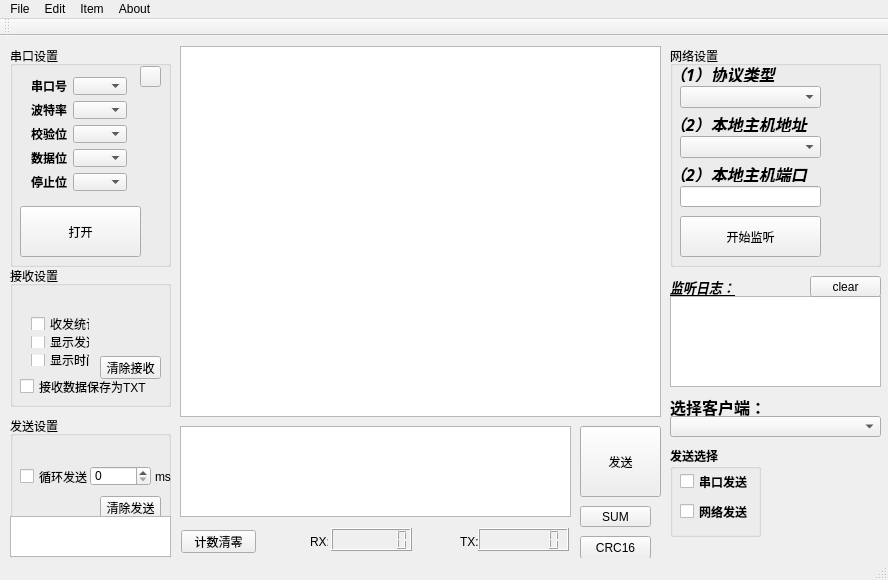
<?xml version="1.0" encoding="UTF-8"?>
<ui version="4.0">
 <class>UartAssist</class>
 <widget class="QMainWindow" name="UartAssist">
  <property name="geometry">
   <rect>
    <x>0</x>
    <y>0</y>
    <width>888</width>
    <height>580</height>
   </rect>
  </property>
  <property name="windowTitle">
   <string>UartAssist</string>
  </property>
  <widget class="QWidget" name="centralWidget">
   <widget class="QGroupBox" name="groupBox">
    <property name="geometry">
     <rect>
      <x>10</x>
      <y>10</y>
      <width>161</width>
      <height>221</height>
     </rect>
    </property>
    <property name="title">
     <string>串口设置</string>
    </property>
    <widget class="QPushButton" name="openSerialPortButton">
     <property name="geometry">
      <rect>
       <x>10</x>
       <y>160</y>
       <width>121</width>
       <height>51</height>
      </rect>
     </property>
     <property name="text">
      <string>打开</string>
     </property>
     <property name="icon">
      <iconset>
       <normaloff>../Resources/open_48px.png</normaloff>../Resources/open_48px.png</iconset>
     </property>
     <property name="iconSize">
      <size>
       <width>48</width>
       <height>48</height>
      </size>
     </property>
    </widget>
    <widget class="QWidget" name="layoutWidget">
     <property name="geometry">
      <rect>
       <x>10</x>
       <y>20</y>
       <width>118</width>
       <height>136</height>
      </rect>
     </property>
     <layout class="QVBoxLayout" name="verticalLayout">
      <item>
       <layout class="QHBoxLayout" name="horizontalLayout">
        <item>
         <widget class="QLabel" name="label">
          <property name="font">
           <font>
            <weight>75</weight>
            <bold>true</bold>
           </font>
          </property>
          <property name="text">
           <string>串口号</string>
          </property>
         </widget>
        </item>
        <item>
         <widget class="QComboBox" name="serialPortcomboBox">
          <property name="sizePolicy">
           <sizepolicy hsizetype="Expanding" vsizetype="Fixed">
            <horstretch>0</horstretch>
            <verstretch>0</verstretch>
           </sizepolicy>
          </property>
         </widget>
        </item>
       </layout>
      </item>
      <item>
       <layout class="QHBoxLayout" name="horizontalLayout_2">
        <item>
         <widget class="QLabel" name="label_2">
          <property name="font">
           <font>
            <weight>75</weight>
            <bold>true</bold>
           </font>
          </property>
          <property name="text">
           <string>波特率</string>
          </property>
         </widget>
        </item>
        <item>
         <widget class="QComboBox" name="BaudRatecomboBox">
          <property name="sizePolicy">
           <sizepolicy hsizetype="Expanding" vsizetype="Fixed">
            <horstretch>0</horstretch>
            <verstretch>0</verstretch>
           </sizepolicy>
          </property>
         </widget>
        </item>
       </layout>
      </item>
      <item>
       <layout class="QHBoxLayout" name="horizontalLayout_3">
        <item>
         <widget class="QLabel" name="label_3">
          <property name="font">
           <font>
            <weight>75</weight>
            <bold>true</bold>
           </font>
          </property>
          <property name="text">
           <string>校验位</string>
          </property>
         </widget>
        </item>
        <item>
         <widget class="QComboBox" name="ParityWidthcomboBox">
          <property name="sizePolicy">
           <sizepolicy hsizetype="Expanding" vsizetype="Fixed">
            <horstretch>0</horstretch>
            <verstretch>0</verstretch>
           </sizepolicy>
          </property>
         </widget>
        </item>
       </layout>
      </item>
      <item>
       <layout class="QHBoxLayout" name="horizontalLayout_4">
        <item>
         <widget class="QLabel" name="label_4">
          <property name="font">
           <font>
            <weight>75</weight>
            <bold>true</bold>
           </font>
          </property>
          <property name="text">
           <string>数据位</string>
          </property>
         </widget>
        </item>
        <item>
         <widget class="QComboBox" name="DataWidthcomboBox">
          <property name="sizePolicy">
           <sizepolicy hsizetype="Expanding" vsizetype="Fixed">
            <horstretch>0</horstretch>
            <verstretch>0</verstretch>
           </sizepolicy>
          </property>
         </widget>
        </item>
       </layout>
      </item>
      <item>
       <layout class="QHBoxLayout" name="horizontalLayout_5">
        <item>
         <widget class="QLabel" name="label_5">
          <property name="font">
           <font>
            <weight>75</weight>
            <bold>true</bold>
           </font>
          </property>
          <property name="text">
           <string>停止位</string>
          </property>
         </widget>
        </item>
        <item>
         <widget class="QComboBox" name="StopWidthcomboBox">
          <property name="sizePolicy">
           <sizepolicy hsizetype="Expanding" vsizetype="Fixed">
            <horstretch>0</horstretch>
            <verstretch>0</verstretch>
           </sizepolicy>
          </property>
         </widget>
        </item>
       </layout>
      </item>
     </layout>
    </widget>
    <widget class="QPushButton" name="RefreshBtn">
     <property name="geometry">
      <rect>
       <x>130</x>
       <y>20</y>
       <width>21</width>
       <height>21</height>
      </rect>
     </property>
     <property name="cursor">
      <cursorShape>OpenHandCursor</cursorShape>
     </property>
     <property name="toolTip">
      <string>&lt;html&gt;&lt;head/&gt;&lt;body&gt;&lt;p&gt;&lt;span style=&quot; color:#ff00ff;&quot;&gt;关闭串口并刷新列表&lt;/span&gt;&lt;/p&gt;&lt;/body&gt;&lt;/html&gt;</string>
     </property>
     <property name="text">
      <string/>
     </property>
     <property name="icon">
      <iconset>
       <normaloff>../Resources/refresh_32px_1133650.png</normaloff>../Resources/refresh_32px_1133650.png</iconset>
     </property>
    </widget>
   </widget>
   <widget class="QGroupBox" name="groupBox_2">
    <property name="geometry">
     <rect>
      <x>10</x>
      <y>230</y>
      <width>161</width>
      <height>141</height>
     </rect>
    </property>
    <property name="title">
     <string>接收设置</string>
    </property>
    <widget class="QWidget" name="layoutWidget">
     <property name="geometry">
      <rect>
       <x>10</x>
       <y>20</y>
       <width>121</width>
       <height>21</height>
      </rect>
     </property>
     <layout class="QHBoxLayout" name="horizontalLayout_6">
      <item>
       <widget class="QRadioButton" name="ASCIIRadio">
        <property name="text">
         <string>ACSII</string>
        </property>
       </widget>
      </item>
      <item>
       <widget class="QRadioButton" name="HexRadio">
        <property name="text">
         <string>HEX</string>
        </property>
       </widget>
      </item>
     </layout>
    </widget>
    <widget class="QPushButton" name="clear">
     <property name="geometry">
      <rect>
       <x>90</x>
       <y>90</y>
       <width>61</width>
       <height>23</height>
      </rect>
     </property>
     <property name="cursor">
      <cursorShape>PointingHandCursor</cursorShape>
     </property>
     <property name="text">
      <string>清除接收</string>
     </property>
    </widget>
    <widget class="QWidget" name="layoutWidget">
     <property name="geometry">
      <rect>
       <x>10</x>
       <y>40</y>
       <width>81</width>
       <height>71</height>
      </rect>
     </property>
     <layout class="QVBoxLayout" name="verticalLayout_2">
      <item>
       <widget class="QCheckBox" name="CalSendWriteInfo">
        <property name="text">
         <string>收发统计</string>
        </property>
       </widget>
      </item>
      <item>
       <widget class="QCheckBox" name="ShowSend">
        <property name="text">
         <string>显示发送</string>
        </property>
       </widget>
      </item>
      <item>
       <widget class="QCheckBox" name="ShowTime">
        <property name="text">
         <string>显示时间</string>
        </property>
       </widget>
      </item>
     </layout>
    </widget>
    <widget class="QCheckBox" name="SaveRecDataToTxtFile">
     <property name="geometry">
      <rect>
       <x>10</x>
       <y>110</y>
       <width>131</width>
       <height>21</height>
      </rect>
     </property>
     <property name="text">
      <string>接收数据保存为TXT</string>
     </property>
    </widget>
   </widget>
   <widget class="QGroupBox" name="groupBox_3">
    <property name="geometry">
     <rect>
      <x>10</x>
      <y>380</y>
      <width>161</width>
      <height>151</height>
     </rect>
    </property>
    <property name="title">
     <string>发送设置</string>
    </property>
    <widget class="QWidget" name="layoutWidget">
     <property name="geometry">
      <rect>
       <x>10</x>
       <y>20</y>
       <width>121</width>
       <height>21</height>
      </rect>
     </property>
     <layout class="QHBoxLayout" name="horizontalLayout_7">
      <item>
       <widget class="QRadioButton" name="ASCIIRadio_Recieve">
        <property name="text">
         <string>ACSII</string>
        </property>
       </widget>
      </item>
      <item>
       <widget class="QRadioButton" name="HexRadio_Receive">
        <property name="text">
         <string>HEX</string>
        </property>
       </widget>
      </item>
     </layout>
    </widget>
    <widget class="QPushButton" name="cleanSendBtn">
     <property name="geometry">
      <rect>
       <x>90</x>
       <y>80</y>
       <width>61</width>
       <height>23</height>
      </rect>
     </property>
     <property name="cursor">
      <cursorShape>PointingHandCursor</cursorShape>
     </property>
     <property name="text">
      <string>清除发送</string>
     </property>
    </widget>
    <widget class="QCheckBox" name="check_Repeat">
     <property name="geometry">
      <rect>
       <x>10</x>
       <y>50</y>
       <width>71</width>
       <height>21</height>
      </rect>
     </property>
     <property name="text">
      <string>循环发送</string>
     </property>
    </widget>
    <widget class="QSpinBox" name="spinBox">
     <property name="geometry">
      <rect>
       <x>80</x>
       <y>50</y>
       <width>61</width>
       <height>20</height>
      </rect>
     </property>
    </widget>
    <widget class="QLabel" name="label_6">
     <property name="geometry">
      <rect>
       <x>145</x>
       <y>50</y>
       <width>21</width>
       <height>21</height>
      </rect>
     </property>
     <property name="text">
      <string>ms</string>
     </property>
    </widget>
    <widget class="QTextBrowser" name="textBrowserLog">
     <property name="geometry">
      <rect>
       <x>0</x>
       <y>100</y>
       <width>161</width>
       <height>41</height>
      </rect>
     </property>
    </widget>
    <zorder>check_Repeat</zorder>
    <zorder>spinBox</zorder>
    <zorder>label_6</zorder>
    <zorder>layoutWidget</zorder>
    <zorder>cleanSendBtn</zorder>
    <zorder>textBrowserLog</zorder>
   </widget>
   <widget class="QPushButton" name="sendBtn">
    <property name="geometry">
     <rect>
      <x>580</x>
      <y>390</y>
      <width>81</width>
      <height>71</height>
     </rect>
    </property>
    <property name="cursor">
     <cursorShape>PointingHandCursor</cursorShape>
    </property>
    <property name="text">
     <string>发送</string>
    </property>
   </widget>
   <widget class="QTextEdit" name="SendtextEdit">
    <property name="geometry">
     <rect>
      <x>180</x>
      <y>390</y>
      <width>391</width>
      <height>91</height>
     </rect>
    </property>
   </widget>
   <widget class="QPushButton" name="SUMBtn">
    <property name="geometry">
     <rect>
      <x>580</x>
      <y>470</y>
      <width>71</width>
      <height>21</height>
     </rect>
    </property>
    <property name="text">
     <string>SUM</string>
    </property>
   </widget>
   <widget class="QPushButton" name="CRC16Btn">
    <property name="geometry">
     <rect>
      <x>580</x>
      <y>500</y>
      <width>71</width>
      <height>23</height>
     </rect>
    </property>
    <property name="text">
     <string>CRC16</string>
    </property>
   </widget>
   <widget class="QTextEdit" name="RecvtextEdit">
    <property name="geometry">
     <rect>
      <x>180</x>
      <y>10</y>
      <width>481</width>
      <height>371</height>
     </rect>
    </property>
   </widget>
   <widget class="QWidget" name="layoutWidget">
    <property name="geometry">
     <rect>
      <x>0</x>
      <y>0</y>
      <width>2</width>
      <height>2</height>
     </rect>
    </property>
    <layout class="QVBoxLayout" name="verticalLayout_3"/>
   </widget>
   <widget class="QWidget" name="layoutWidget">
    <property name="geometry">
     <rect>
      <x>0</x>
      <y>0</y>
      <width>2</width>
      <height>2</height>
     </rect>
    </property>
    <layout class="QVBoxLayout" name="verticalLayout_4"/>
   </widget>
   <widget class="QGroupBox" name="groupBox_4">
    <property name="geometry">
     <rect>
      <x>670</x>
      <y>10</y>
      <width>211</width>
      <height>221</height>
     </rect>
    </property>
    <property name="title">
     <string>网络设置</string>
    </property>
    <widget class="QComboBox" name="comboBox_nettype">
     <property name="geometry">
      <rect>
       <x>10</x>
       <y>40</y>
       <width>141</width>
       <height>22</height>
      </rect>
     </property>
    </widget>
    <widget class="QLabel" name="label_9">
     <property name="geometry">
      <rect>
       <x>0</x>
       <y>20</y>
       <width>121</width>
       <height>16</height>
      </rect>
     </property>
     <property name="font">
      <font>
       <family>AcadEref</family>
       <pointsize>12</pointsize>
       <weight>75</weight>
       <italic>true</italic>
       <bold>true</bold>
      </font>
     </property>
     <property name="text">
      <string>（1）协议类型</string>
     </property>
    </widget>
    <widget class="QLabel" name="label_10">
     <property name="geometry">
      <rect>
       <x>0</x>
       <y>70</y>
       <width>151</width>
       <height>16</height>
      </rect>
     </property>
     <property name="font">
      <font>
       <family>AcadEref</family>
       <pointsize>12</pointsize>
       <weight>75</weight>
       <italic>true</italic>
       <bold>true</bold>
      </font>
     </property>
     <property name="text">
      <string>（2）本地主机地址</string>
     </property>
    </widget>
    <widget class="QComboBox" name="comboBox_myIPaddr">
     <property name="geometry">
      <rect>
       <x>10</x>
       <y>90</y>
       <width>141</width>
       <height>22</height>
      </rect>
     </property>
    </widget>
    <widget class="QLabel" name="label_11">
     <property name="geometry">
      <rect>
       <x>0</x>
       <y>120</y>
       <width>151</width>
       <height>16</height>
      </rect>
     </property>
     <property name="font">
      <font>
       <family>AcadEref</family>
       <pointsize>12</pointsize>
       <weight>75</weight>
       <italic>true</italic>
       <bold>true</bold>
      </font>
     </property>
     <property name="text">
      <string>（2）本地主机端口</string>
     </property>
    </widget>
    <widget class="QLineEdit" name="lineEdit_netport">
     <property name="geometry">
      <rect>
       <x>10</x>
       <y>140</y>
       <width>141</width>
       <height>21</height>
      </rect>
     </property>
    </widget>
    <widget class="QPushButton" name="pushButton_netlisten">
     <property name="geometry">
      <rect>
       <x>10</x>
       <y>170</y>
       <width>141</width>
       <height>41</height>
      </rect>
     </property>
     <property name="text">
      <string>开始监听</string>
     </property>
    </widget>
   </widget>
   <widget class="QGroupBox" name="groupBox_5">
    <property name="geometry">
     <rect>
      <x>670</x>
      <y>410</y>
      <width>91</width>
      <height>91</height>
     </rect>
    </property>
    <property name="font">
     <font>
      <family>幼圆</family>
      <weight>75</weight>
      <italic>false</italic>
      <bold>true</bold>
     </font>
    </property>
    <property name="title">
     <string>发送选择</string>
    </property>
    <widget class="QCheckBox" name="checkBox_UARTsendEN">
     <property name="geometry">
      <rect>
       <x>10</x>
       <y>20</y>
       <width>71</width>
       <height>31</height>
      </rect>
     </property>
     <property name="text">
      <string>串口发送</string>
     </property>
    </widget>
    <widget class="QCheckBox" name="checkBox_NETsendEN">
     <property name="geometry">
      <rect>
       <x>10</x>
       <y>50</y>
       <width>71</width>
       <height>31</height>
      </rect>
     </property>
     <property name="text">
      <string>网络发送</string>
     </property>
    </widget>
   </widget>
   <widget class="QTextEdit" name="textEdit_netlistenlog">
    <property name="geometry">
     <rect>
      <x>670</x>
      <y>260</y>
      <width>211</width>
      <height>91</height>
     </rect>
    </property>
   </widget>
   <widget class="QLabel" name="label_12">
    <property name="geometry">
     <rect>
      <x>670</x>
      <y>240</y>
      <width>71</width>
      <height>21</height>
     </rect>
    </property>
    <property name="font">
     <font>
      <family>微软雅黑</family>
      <pointsize>10</pointsize>
      <weight>75</weight>
      <italic>true</italic>
      <bold>true</bold>
      <underline>true</underline>
     </font>
    </property>
    <property name="text">
     <string>监听日志：</string>
    </property>
   </widget>
   <widget class="QComboBox" name="comboBox_clientIPaddr">
    <property name="geometry">
     <rect>
      <x>670</x>
      <y>380</y>
      <width>211</width>
      <height>21</height>
     </rect>
    </property>
    <property name="toolTip">
     <string>&lt;html&gt;&lt;head/&gt;&lt;body&gt;&lt;p&gt;&lt;span style=&quot; color:#ff55ff;&quot;&gt;选择一个客户端,发送数据&lt;/span&gt;&lt;/p&gt;&lt;/body&gt;&lt;/html&gt;</string>
    </property>
   </widget>
   <widget class="QLabel" name="label_13">
    <property name="geometry">
     <rect>
      <x>670</x>
      <y>360</y>
      <width>101</width>
      <height>21</height>
     </rect>
    </property>
    <property name="font">
     <font>
      <family>方正舒体</family>
      <pointsize>12</pointsize>
      <weight>75</weight>
      <bold>true</bold>
     </font>
    </property>
    <property name="text">
     <string>选择客户端：</string>
    </property>
   </widget>
   <widget class="QLabel" name="label_Log">
    <property name="geometry">
     <rect>
      <x>770</x>
      <y>410</y>
      <width>101</width>
      <height>101</height>
     </rect>
    </property>
    <property name="text">
     <string/>
    </property>
    <property name="pixmap">
     <pixmap resource="uarticon.qrc">:/new/prefix1/Resources/6_96px_1168279_easyicon.ico</pixmap>
    </property>
   </widget>
   <widget class="QPushButton" name="pushButton_clearListenlog">
    <property name="geometry">
     <rect>
      <x>810</x>
      <y>240</y>
      <width>71</width>
      <height>21</height>
     </rect>
    </property>
    <property name="cursor">
     <cursorShape>PointingHandCursor</cursorShape>
    </property>
    <property name="text">
     <string>clear</string>
    </property>
   </widget>
   <widget class="QPushButton" name="cleanCntButton">
    <property name="geometry">
     <rect>
      <x>181</x>
      <y>494</y>
      <width>75</width>
      <height>23</height>
     </rect>
    </property>
    <property name="text">
     <string>计数清零</string>
    </property>
   </widget>
   <widget class="QLabel" name="label_8">
    <property name="geometry">
     <rect>
      <x>310</x>
      <y>490</y>
      <width>18</width>
      <height>31</height>
     </rect>
    </property>
    <property name="text">
     <string>RX:</string>
    </property>
   </widget>
   <widget class="QLCDNumber" name="RxLCD">
    <property name="geometry">
     <rect>
      <x>331</x>
      <y>492</y>
      <width>81</width>
      <height>23</height>
     </rect>
    </property>
    <property name="digitCount">
     <number>7</number>
    </property>
   </widget>
   <widget class="QLabel" name="label_7">
    <property name="geometry">
     <rect>
      <x>460</x>
      <y>490</y>
      <width>18</width>
      <height>31</height>
     </rect>
    </property>
    <property name="text">
     <string>TX:</string>
    </property>
   </widget>
   <widget class="QLCDNumber" name="TxLCD">
    <property name="geometry">
     <rect>
      <x>478</x>
      <y>492</y>
      <width>91</width>
      <height>23</height>
     </rect>
    </property>
    <property name="digitCount">
     <number>7</number>
    </property>
   </widget>
   <zorder>cleanCntButton</zorder>
   <zorder>label_8</zorder>
   <zorder>RxLCD</zorder>
   <zorder>label_7</zorder>
   <zorder>TxLCD</zorder>
   <zorder>layoutWidget</zorder>
   <zorder>layoutWidget</zorder>
   <zorder>groupBox</zorder>
   <zorder>groupBox_2</zorder>
   <zorder>groupBox_3</zorder>
   <zorder>sendBtn</zorder>
   <zorder>SendtextEdit</zorder>
   <zorder>SUMBtn</zorder>
   <zorder>CRC16Btn</zorder>
   <zorder>RecvtextEdit</zorder>
   <zorder>groupBox_4</zorder>
   <zorder>groupBox_5</zorder>
   <zorder>textEdit_netlistenlog</zorder>
   <zorder>label_12</zorder>
   <zorder>comboBox_clientIPaddr</zorder>
   <zorder>label_13</zorder>
   <zorder>label_Log</zorder>
   <zorder>pushButton_clearListenlog</zorder>
  </widget>
  <widget class="QMenuBar" name="menuBar">
   <property name="geometry">
    <rect>
     <x>0</x>
     <y>0</y>
     <width>888</width>
     <height>23</height>
    </rect>
   </property>
   <widget class="QMenu" name="menuFile">
    <property name="title">
     <string>File</string>
    </property>
    <addaction name="actionOpen"/>
   </widget>
   <widget class="QMenu" name="menuEdit">
    <property name="title">
     <string>Edit</string>
    </property>
    <addaction name="actionConfig"/>
   </widget>
   <widget class="QMenu" name="menuItem">
    <property name="title">
     <string>Item</string>
    </property>
    <addaction name="actionLoraMeter"/>
    <addaction name="actionLoRaTherm"/>
   </widget>
   <widget class="QMenu" name="menuAbout">
    <property name="title">
     <string>About</string>
    </property>
    <addaction name="separator"/>
    <addaction name="actionAbout"/>
   </widget>
   <addaction name="menuFile"/>
   <addaction name="menuEdit"/>
   <addaction name="menuItem"/>
   <addaction name="menuAbout"/>
  </widget>
  <widget class="QToolBar" name="mainToolBar">
   <attribute name="toolBarArea">
    <enum>TopToolBarArea</enum>
   </attribute>
   <attribute name="toolBarBreak">
    <bool>false</bool>
   </attribute>
  </widget>
  <widget class="QStatusBar" name="statusBar"/>
  <action name="actionAbout">
   <property name="text">
    <string>about..</string>
   </property>
  </action>
  <action name="actionLoraMeter">
   <property name="checkable">
    <bool>true</bool>
   </property>
   <property name="text">
    <string>LoRaMeter</string>
   </property>
   <property name="toolTip">
    <string>&lt;html&gt;&lt;head/&gt;&lt;body&gt;&lt;p&gt;&lt;span style=&quot; color:#5500ff;&quot;&gt;lora设备&lt;/span&gt;&lt;/p&gt;&lt;/body&gt;&lt;/html&gt;</string>
   </property>
  </action>
  <action name="actionLoRaTherm">
   <property name="checkable">
    <bool>true</bool>
   </property>
   <property name="text">
    <string>LoRaTerminal</string>
   </property>
  </action>
  <action name="actionOpen">
   <property name="icon">
    <iconset resource="uarticon.qrc">
     <normaloff>:/new/prefix1/Resources/open_48px.png</normaloff>:/new/prefix1/Resources/open_48px.png</iconset>
   </property>
   <property name="text">
    <string>open</string>
   </property>
   <property name="toolTip">
    <string>&lt;html&gt;&lt;head/&gt;&lt;body&gt;&lt;p&gt;&lt;span style=&quot; color:#5500ff;&quot;&gt;打开一个TXT文本并将内容读取到发送区&lt;/span&gt;&lt;/p&gt;&lt;/body&gt;&lt;/html&gt;</string>
   </property>
  </action>
  <action name="actionConfig">
   <property name="text">
    <string>Config...</string>
   </property>
  </action>
 </widget>
 <layoutdefault spacing="6" margin="11"/>
 <resources>
  <include location="uarticon.qrc"/>
 </resources>
 <connections/>
</ui>
